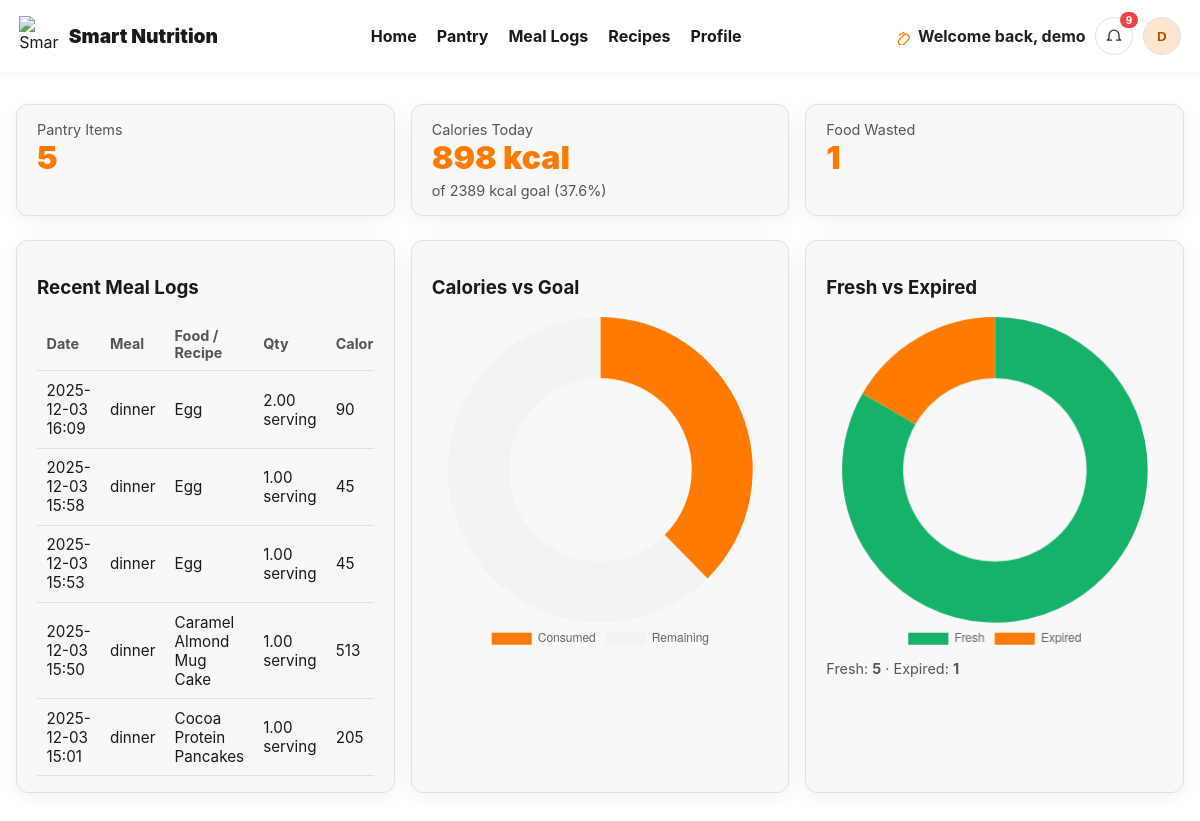
Page /Index.php (signed in) on the committed database.
### tables this page shows
CREATE TABLE `users` (
  `id` int(11) NOT NULL,
  `name` varchar(100) NOT NULL,
  `age` tinyint(3) UNSIGNED DEFAULT NULL,
  `height_cm` decimal(5,2) DEFAULT NULL,
  `weight_kg` decimal(5,2) DEFAULT NULL,
  `email` varchar(190) NOT NULL,
  `password_hash` varchar(255) NOT NULL,
  `created_at` timestamp NOT NULL DEFAULT current_timestamp(),
  `reset_otp` varchar(10) DEFAULT NULL,
  `reset_otp_expires` datetime DEFAULT NULL,
  `reset_otp_expires_at` datetime DEFAULT NULL,
  `cal_goal` int(11) DEFAULT NULL,
  `gender` enum('male','female') DEFAULT NULL,
  `activity_level` enum('sedentary','light','moderate','active','very_active') DEFAULT NULL,
  `auto_cal_goal` tinyint(1) NOT NULL DEFAULT 1
);

CREATE TABLE `meal_logs` (
  `id` int(11) NOT NULL,
  `user_id` int(11) NOT NULL,
  `food_item_id` int(11) DEFAULT NULL,
  `recipe_id` int(11) DEFAULT NULL,
  `recipe_title` varchar(255) DEFAULT NULL,
  `quantity` decimal(10,2) DEFAULT 1.00,
  `unit` varchar(20) DEFAULT 'pcs',
  `log_date` date NOT NULL,
  `meal_name` varchar(80) NOT NULL,
  `calories` int(11) NOT NULL,
  `protein` decimal(10,2) DEFAULT 0.00,
  `carbs` decimal(10,2) DEFAULT 0.00,
  `fat` decimal(10,2) DEFAULT 0.00,
  `created_at` timestamp NOT NULL DEFAULT current_timestamp(),
  `meal_type` enum('breakfast','lunch','dinner','snack') DEFAULT 'breakfast',
  `consumed_at` timestamp NOT NULL DEFAULT current_timestamp()
);

### Index.php (the view, shortened to what this page needs)
<?php
function db(): PDO {
    $dsn = 'mysql:host=' . DB_HOST . ';dbname=' . DB_NAME . ';charset=utf8mb4';
    $pdo = new PDO($dsn, DB_USER, DB_PASS, [
        PDO::ATTR_ERRMODE            => PDO::ERRMODE_EXCEPTION,
        PDO::ATTR_DEFAULT_FETCH_MODE => PDO::FETCH_ASSOC,
    ]);
    return $pdo;
}
function e(string $s): string {
    return htmlspecialchars($s, ENT_QUOTES, 'UTF-8');
}
$pdo      = db();
$userId   = (int)$_SESSION['user_id'];
$st = $pdo->prepare('SELECT name, cal_goal FROM users WHERE id = ? LIMIT 1');
$st->execute([$userId]);
$userRow  = $st->fetch();
$userName = $userRow['name'] ?? ($_SESSION['user_name'] ?? 'User');
$calGoal = max(1, (int)($userRow['cal_goal'] ?? 0));
$pantryStmt = $pdo->prepare("
    SELECT COUNT(*)
    FROM food_items
    WHERE user_id = ?
      AND (expiry_date IS NULL OR expiry_date >= CURDATE())
");
$pantryStmt->execute([$userId]);
$pantryCount = (int)$pantryStmt->fetchColumn();
$wasteStmt = $pdo->prepare("
    SELECT COUNT(*)
    FROM food_items
    WHERE user_id = ?
      AND expiry_date IS NOT NULL
      AND expiry_date < CURDATE()
");
$wasteStmt->execute([$userId]);
$wasteCount = (int)$wasteStmt->fetchColumn();
$freshCount = $pantryCount;
$st = $pdo->prepare("
    SELECT COALESCE(SUM(calories), 0)
    FROM meal_logs
    WHERE user_id = ?
      AND DATE(consumed_at) = CURDATE()
");
$st->execute([$userId]);
$calToday = (int)$st->fetchColumn();
$q = $pdo->prepare("
  SELECT ml.*, COALESCE(ml.recipe_title, ml.meal_name, fi.name) AS item_name
  FROM meal_logs ml
  LEFT JOIN food_items fi ON fi.id = ml.food_item_id
  WHERE ml.user_id = ?
  ORDER BY ml.consumed_at DESC
  LIMIT 8
");
$q->execute([$userId]);
$recent = $q->fetchAll();
$lowStockThreshold = 2;
$daysAhead         = 3;
$expiredStmt = $pdo->prepare("
  SELECT id, name, unit, quantity, expiry_date
  FROM food_items
  WHERE user_id = ?
    AND expiry_date IS NOT NULL
    AND expiry_date < CURDATE()
  ORDER BY expiry_date DESC
");
$expiredStmt->execute([$userId]);
$expiredItems = $expiredStmt->fetchAll();
$expiringStmt = $pdo->prepare("
  SELECT id, name, unit, quantity, expiry_date
  FROM food_items
  WHERE user_id = ?
    AND expiry_date BETWEEN CURDATE() AND DATE_ADD(CURDATE(), INTERVAL ? DAY)
  ORDER BY expiry_date ASC
  LIMIT 10
");
$expiringStmt->execute([$userId, $daysAhead]);
$expiringItems = $expiringStmt->fetchAll();
$lowStockStmt = $pdo->prepare("
  SELECT id, name, unit, quantity
  FROM food_items
  WHERE user_id = ?
    AND quantity <= ?
  ORDER BY quantity ASC
");
$lowStockStmt->execute([$userId, $lowStockThreshold]);
$lowStockItems = $lowStockStmt->fetchAll();
$notifCount = count($expiredItems) + count($expiringItems) + count($lowStockItems);
function pct($a, $b) { return $b ? round(100 * $a / $b, 1) : 0; }
$avatarInitial = strtoupper(mb_substr(trim($userName), 0, 1));
?>
<!doctype html>
<html lang="en">
<head>
</head>
<body>
<header class="header">
  <div class="brand">
    <img src="assets/img/smart_nutrition_logo.png" alt="Smart Nutrition">
    <a href="Index.php">Smart Nutrition</a>
  </div>
  <div class="nav" style="margin-left:auto;margin-right:auto;gap:1.25rem">
    <a href="index.php">Home</a>
    <a href="food_items.php">Pantry</a>
    <a href="meallogs.php">Meal Logs</a>
    <a href="recipes.php">Recipes</a>
    <a href="profile.php">Profile</a>
  </div>
  <div style="display:flex;align-items:center;gap:.6rem">
    <div class="welcome" title="Signed in">
      <svg width="18" height="18" viewBox="0 0 24 24" fill="none" aria-hidden="true">
        <path d="M7 11l2-2m2 0l2-2m2 2l-8 8a4 4 0 106 6l6-6a4 4 0 10-6-6"
              stroke="#ff7a00" stroke-width="1.6" stroke-linecap="round" stroke-linejoin="round"/>
      </svg>
      <span>Welcome back, <?= e($userName) ?></span>
    </div>
    <div class="profile">
      <button class="iconbtn" id="bellBtn" aria-haspopup="true" aria-expanded="false" title="Notifications">
        <svg width="20" height="20" viewBox="0 0 24 24" fill="none" aria-hidden="true">
          <path d="M15 17h5l-1.4-1.4a2 2 0 0 1-.6-1.4V11a6 6 0 10-12 0v3.2c0 .5-.2 1-.6 1.4L4 17h5"
                stroke="#333" stroke-width="1.6" stroke-linecap="round" stroke-linejoin="round"/>
        </svg>
        <?php if ($notifCount > 0): ?>
          <span class="badge" id="notifCount"><?= $notifCount ?></span>
        <?php endif; ?>
      </button>
    </div>
    <div class="profile">
      <button class="avatar" id="avatarBtn" aria-haspopup="true" aria-expanded="false" title="Account">
        <?= e($avatarInitial) ?>
      </button>
    </div>
  </div>
</header>
<div class="container">
  <div class="grid">
    <div class="card">
      <div class="muted">Pantry Items</div>
      <div class="stat"><?= $pantryCount ?></div>
    </div>
    <div class="card">
      <div class="muted">Calories Today</div>
      <div class="stat"><?= $calToday ?> kcal</div>
      <div class="muted" style="margin-top:.3rem">
        of <?= $calGoal ?> kcal goal (<?= pct($calToday,$calGoal) ?>%)
      </div>
    </div>
    <div class="card">
      <div class="muted">Food Wasted</div>
      <div class="stat"><?= $wasteCount ?></div>
    </div>
  </div>
  <div class="grid" style="margin-top:1.5rem">
    <div class="card">
      <h3>Recent Meal Logs</h3>
      <?php if (!$recent): ?>
        <p class="muted">No meals logged yet.</p>
      <?php else: ?>
        <div class="table-wrap">
          <table>
            <thead>
              <tr>
                <th>Date</th><th>Meal</th><th>Food / Recipe</th><th>Qty</th><th>Calories</th>
              </tr>
            </thead>
            <tbody>
            <?php foreach ($recent as $r): ?>
              <tr>
                <td><?= e(substr((string)$r['consumed_at'],0,16)) ?></td>
                <td><?= e((string)$r['meal_type']) ?></td>
                <td><?= e((string)($r['item_name'] ?? '(unknown)')) ?></td>
                <td><?= e((string)$r['quantity']).' '.e((string)($r['unit'] ?? '')) ?></td>
                <td><?= (int)$r['calories'] ?></td>
              </tr>
            <?php endforeach; ?>
            </tbody>
          </table>
        </div>
      <?php endif; ?>
    </div>
    <div class="card">
      <h3>Calories vs Goal</h3>
      <canvas id="donut" height="200"></canvas>
    </div>
    <div class="card">
      <h3>Fresh vs Expired</h3>
      <canvas id="freshChart" height="200"></canvas>
      <div class="muted" style="margin-top:.4rem">
        Fresh: <strong><?= $freshCount ?></strong> ·
        Expired: <strong><?= $wasteCount ?></strong>
      </div>
    </div>
  </div>
</div>
<script>
const cal   = <?= (int)$calToday ?>;
const goal  = <?= (int)$calGoal ?>;
new Chart(document.getElementById('donut').getContext('2d'), {
  type: 'doughnut',
  data: {
    labels: ['Consumed','Remaining'],
    datasets: [{
      data: [cal, Math.max(0, goal - cal)],
      backgroundColor: ['#ff7a00','#f3f3f3'],
      borderWidth: 0
    }]
  },
  options: {
    plugins: { legend: { display:true, position:'bottom' } },
    cutout: '60%'
  }
});
const fresh = <?= (int)$freshCount ?>;
const expired = <?= (int)$wasteCount ?>;
new Chart(document.getElementById('freshChart').getContext('2d'), {
  type: 'doughnut',
  data: {
    labels: ['Fresh','Expired'],
    datasets: [{
      data: [fresh, expired],
      backgroundColor: ['#17b26a','#ff7a00'],
      borderWidth: 0
    }]
  },
  options: {
    plugins: { legend: { display:true, position:'bottom' } },
    cutout: '60%'
  }
});
/* Dropdown logic */
(function(){
  const bellBtn   = document.getElementById('bellBtn');
  const notifMenu = document.getElementById('notifMenu');
  const avatarBtn = document.getElementById('avatarBtn');
  const profMenu  = document.getElementById('profileMenu');
  function show(el, yes){ if (el) el.style.display = yes ? 'block' : 'none'; }
  function isOpen(el){ return el && el.style.display === 'block'; }
  if (bellBtn && notifMenu) {
    bellBtn.addEventListener('click', (e)=>{
      e.stopPropagation();
      show(profMenu,false);
      show(notifMenu,!isOpen(notifMenu));
      bellBtn.setAttribute('aria-expanded', isOpen(notifMenu) ? 'true':'false');
    });
  }
  if (avatarBtn && profMenu) {
    avatarBtn.addEventListener('click', (e)=>{
      e.stopPropagation();
      show(notifMenu,false);
      show(profMenu,!isOpen(profMenu));
      avatarBtn.setAttribute('aria-expanded', isOpen(profMenu) ? 'true':'false');
    });
  }
  document.addEventListener('click',(e)=>{
    if (notifMenu && !notifMenu.contains(e.target) && (!bellBtn || !bellBtn.contains(e.target))) {
      show(notifMenu,false);
      bellBtn && bellBtn.setAttribute('aria-expanded','false');
    }
    if (profMenu && !profMenu.contains(e.target) && (!avatarBtn || !avatarBtn.contains(e.target))) {
      show(profMenu,false);
      avatarBtn && avatarBtn.setAttribute('aria-expanded','false');
    }
  });
})();
</script>
</body>
</html>

### Index.php (style rules this page uses)
:root { --bg:#ffffff; --text:#1a1a1a; --muted:#555; --accent:#ff7a00; --accent2:#ff9a33; --panel:#f8f8f8; --border:#e1e1e1; --radius:12px; --shadow:0 4px 20px rgba(0,0,0,.06); }
* { box-sizing:border-box }
body { margin:0;font-family:"Inter",system-ui,sans-serif;background:var(--bg);color:var(--text) }
.header { display:flex;justify-content:space-between;align-items:center;padding:1rem 1.2rem;background:#fff;box-shadow:0 2px 10px rgba(0,0,0,.05);position:sticky;top:0;z-index:10 }
.brand { display:flex;align-items:center;gap:.6rem }
.brand img { width:40px;height:40px }
.brand a { color:var(--text);font-weight:900;font-size:1.2rem }
.brand, .brand * { text-decoration:none }
.nav { display:flex;align-items:center;gap:1rem }
.nav a { color:var(--text);text-decoration:none;font-weight:700 }
.welcome { display:flex;align-items:center;gap:.35rem;color:#222;font-weight:700 }
.iconbtn { position:relative;border:1px solid var(--border);background:#fff;border-radius:999px;width:38px;height:38px;display:inline-flex;align-items:center;justify-content:center;cursor:pointer }
.badge { position:absolute;top:-6px;right:-6px;background:#ef4444;color:#fff;border-radius:999px;padding:2px 6px;font-size:.72rem;font-weight:800 }
.avatar { width:38px;height:38px;border-radius:999px;background:#ffe6d0;color:#b34d00;display:inline-flex;align-items:center;justify-content:center;font-weight:900;border:1px solid var(--border);cursor:pointer }
.profile { position:relative }
.container { max-width:1200px;margin:2rem auto;padding:0 1rem }
.grid { display:grid;gap:1rem;grid-template-columns:repeat(auto-fit,minmax(260px,1fr)) }
.card { background:var(--panel);border:1px solid var(--border);border-radius:var(--radius);padding:1rem 1.25rem;box-shadow:var(--shadow) }
.stat { font-size:2rem;font-weight:900;color:var(--accent) }
.table-wrap { overflow:auto;margin-top:.5rem }
table { width:100%;border-collapse:collapse }
th,td { padding:.6rem;border-bottom:1px solid var(--border);text-align:left }
th { color:var(--muted);font-weight:700;font-size:.9rem }
td { font-size:.95rem }
.muted { color:var(--muted);font-size:.9rem }

### rows in the picture
users: name "demo", name "D", cal_goal "2389"
meal_logs: consumed_at "2025-12-03 16:09", meal_type "dinner", item_name "Egg", quantity "2.00", unit "serving", calories "90"
meal_logs: consumed_at "2025-12-03 15:58", meal_type "dinner", item_name "Egg", quantity "1.00", unit "serving", calories "45"
meal_logs: consumed_at "2025-12-03 15:53", meal_type "dinner", item_name "Egg", quantity "1.00", unit "serving", calories "45"
meal_logs: consumed_at "2025-12-03 15:50", meal_type "dinner", item_name "Caramel Almond Mug Cake", quantity "1.00", unit "serving", calories "513"
meal_logs: consumed_at "2025-12-03 15:01", meal_type "dinner", item_name "Cocoa Protein Pancakes", quantity "1.00", unit "serving", calories "205"

### other values in the picture
$notifCount "9"
$pantryCount "5"
$calToday "898"
pct($calToday,$calGoal) "37.6"
$wasteCount "1"
$freshCount "5"
chart data {{ $calToday }} 898
chart data {{ $freshCount }} 5
chart data {{ $wasteCount }} 1
